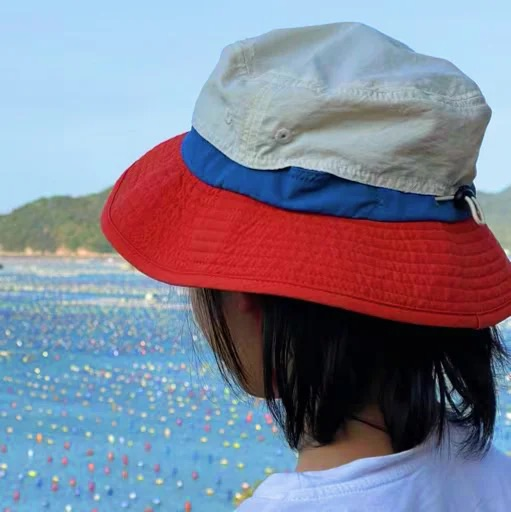
#> input picture makerawei.png, 511 x 512 px
$ python test.py makerawei.png
#> lines starting #> are read from the running program, lines starting #| are printed output that depends on the picture
# -*- coding: utf-8 -*-
import sys
import time
import struct
import serial
from PIL import Image


SCREEN_WIDTH = 64
SCREEN_HEIGHT = 64


def convert_to_rgb565_buffer(image):
    array = []
    for y in range(image.height):
        for x in range(image.width):
            r, g, b = image.getpixel((x, y))
            r = (r >> 3) & 0x1F
            g = (g >> 2) & 0x3F
            b = (b >> 3) & 0x1F
            rgb565 = (r << 11) | (g << 5) | b
            array.append(struct.pack("H", rgb565))

    return b"".join(array)

image = Image.open(sys.argv[1])
#> image is the input picture: PIL image 511x512 RGB; mean R, G, B 128.4, 130.4, 149.1
width, height = image.size
#> width = 511; height = 512
ratio = width / height
#> ratio = 0.998
scale_width = SCREEN_WIDTH
scale_height = int(scale_width / ratio)
#> scale_height = 64
y_offset = (SCREEN_HEIGHT - scale_height) // 2
#> y_offset = 0
print(f"resize {width}x{height} to {scale_width}x{scale_height}, y offset is {y_offset}")
#| resize 511x512 to 64x64, y offset is 0
resized_frame = image.resize((scale_width, scale_height))
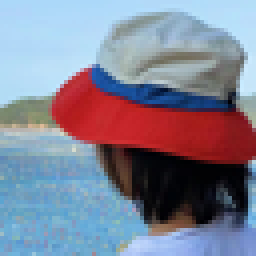
#> resized_frame: PIL image 64x64 RGB (shown 4 times larger); mean R, G, B 128.4, 130.4, 149.1
image_buff = convert_to_rgb565_buffer(resized_frame.convert('RGB'))
#> after the loop in convert_to_rgb565_buffer, `for y in range(image.height):`: array = 4096 items
image_size = len(image_buff)
#> image_size = 8192
size_buff = struct.pack("H", image_size + 5)
print("image size=", image_size)
#| image size= 8192
print("size buff=", size_buff)
#| size buff= b'\x05 '
y_offset_buff = struct.pack("B", y_offset)
height_buff = struct.pack("B", scale_height)
data = b"\xCC\x00\x00" + size_buff + b"\x00\x40" + height_buff + b"\x00" + y_offset_buff + image_buff + b"\x00"
print(len(data))
#| 8203
#hex_string = data.hex().upper()
#s = ' '.join(hex_string[i:i+2] for i in range(0, len(hex_string), 2))
#print(s)
ser = serial.Serial(port="/dev/cu.usbserial-0001",
                    baudrate=115200,
		    bytesize=serial.EIGHTBITS,
                    parity=serial.PARITY_NONE,
		    stopbits=serial.STOPBITS_ONE,
		    timeout=1)
print("open success")
time.sleep(1)
n = 1024
for i in range(0, len(data), n):
    print("sending ...", i)
    ser.write(data[i:i+n])
    hex_string = data[i:i+n].hex().upper()
    s = ' '.join(hex_string[i:i+2] for i in range(0, len(hex_string), 2))
    print(s)
    print("===============")
    time.sleep(0.1)
#> this loop made 9 passes
#> i on passes 2 to 8: 1024, 2048, 3072, 4096, 5120, 6144, 7168
#> (i, hex_string) on pass 9: (8192, '997C5874997CFB84BA7C00')
#> (printed output is left out)

ser.close()

print("send complete")
